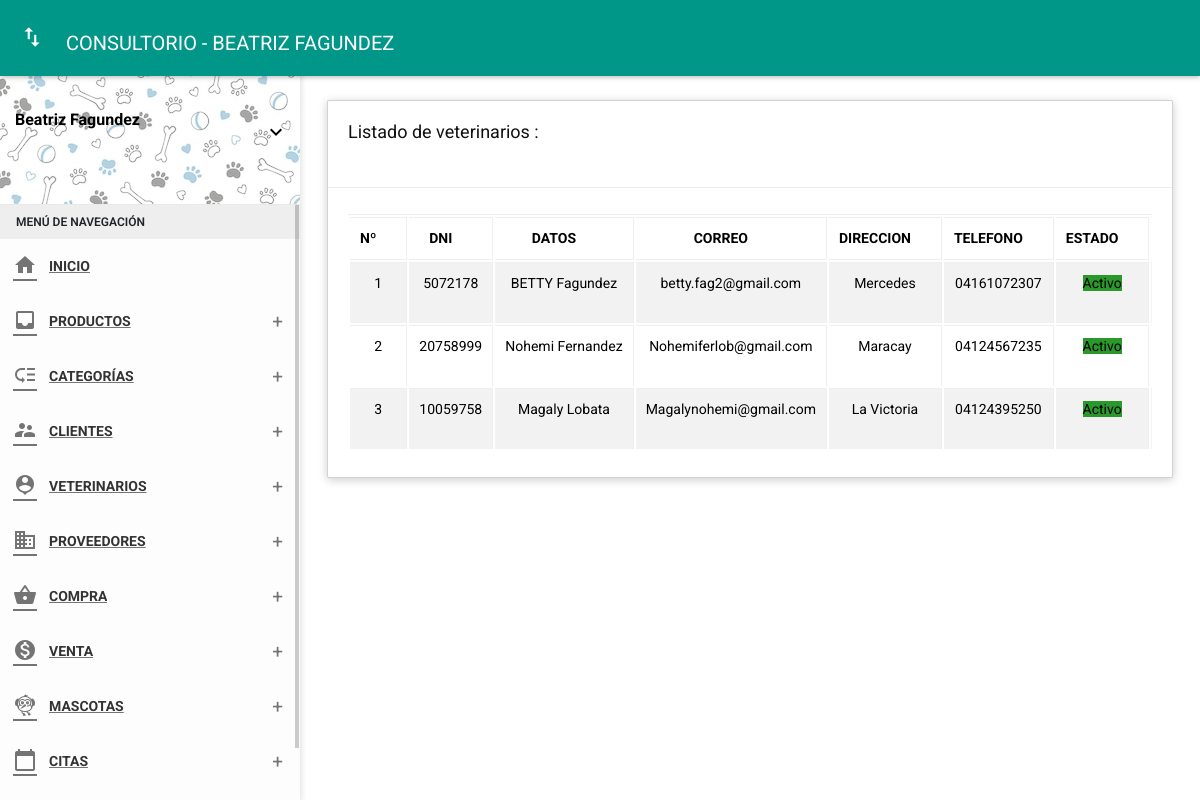
The page /folder/veterinarios.php (signed in) on the database its author committed.
### tables this page shows
CREATE TABLE `veterinarian` (
  `id_vet` int(11) NOT NULL,
  `dnivet` char(8) NOT NULL,
  `nomvet` varchar(35) NOT NULL,
  `apevet` varchar(35) NOT NULL,
  `direcc` varchar(50) NOT NULL,
  `sexo` varchar(15) NOT NULL,
  `correo` varchar(40) NOT NULL,
  `fijo` char(11) NOT NULL,
  `movil` char(11) NOT NULL,
  `contra` varchar(255) NOT NULL,
  `estado` char(1) NOT NULL,
  `fere` date NOT NULL
);

### Controller/veterinariancontrolador.php (called while the page is built, shortened)
<?php
require_once '../Model/modeloveterinarian.php';
class veterinariancontrolador {
  function mostrar() {
    $veterinarian = new Modelo();
    $dato = $veterinarian->mostrar("veterinarian", "1");
    require_once '../View/veterinarios/mostrar.php';
  }
}

### Model/modeloveterinarian.php (called while the page is built, shortened)
<?php
class Modelo{
  private $veterinarian;
  private $db;
  public function __construct(){
      $this->veterinarian=array();
      $this->db=new PDO('mysql:host=localhost;dbname=vetdog',"root","");
  }
  public function mostrar($tabla,$condicion){
      $consulta="SELECT * FROM veterinarian ORDER BY fere DESC";
      $resultado=$this->db->query($consulta);
      while ($tabla=$resultado->fetchAll(PDO::FETCH_ASSOC)) {
          $this->veterinarian[]=$tabla;
      }
      return $this->veterinarian;
    }
}
 ?>

### View/veterinarios/mostrar.php (the view, shortened to what this page needs)
<?php include('./../Includes/Head.php'); ?>
<body class="theme-red">
  <nav class="navbar">
    <div class="container-fluid">
      <div class="navbar-header">
        <a href="javascript:void(0);" class="navbar-toggle collapsed" data-toggle="collapse" data-target="#navbar-collapse" aria-expanded="false"></a>
        <a class="navbar-brand" href="../panel-admin/administrador"> CONSULTORIO - BEATRIZ FAGUNDEZ </a>
      </div>
    </div>
  </nav>
  <?php include '../Includes/Sidebar.php'; ?>
  <section class="content">
    <div class="container-fluid">
      <div class="row clearfix">
        <div class="col-lg-12 col-md-12 col-sm-12 col-xs-12">
          <div class="card">
            <div class="header">
              <h2>Listado de veterinarios :</h2>
              <br>
            </div>
            <div class="body">
              <div class="table-responsive">
                <table class="table table-bordered table-striped table-hover dataTable js-exportable">
                  <thead>
                    <tr>
                      <th class="text-center">Nº</th>
                      <th class="text-center">DNI</th>
                      <th class="text-center">DATOS</th>
                      <th class="text-center">CORREO</th>
                      <th class="text-center">DIRECCION</th>
                      <th class="text-center">TELEFONO</th>
                      <th class="text-center">ESTADO</th>
                    </tr>
                  </thead>
                  <tbody>
                    <?php
                    foreach ($dato as $key => $value) {
                      foreach ($value as $key => $va) { ?>
                        <tr>
                          <td class="text-center"><?= $key + 1; ?></td>
                          <td class="text-center"><?= $va['dnivet']; ?></td>
                          <td class="text-center"><?= $va['nomvet']; ?>&nbsp;<?= $va['apevet']; ?></td>
                          <td class="text-center"><?= $va['correo']; ?></td>
                          <td class="text-center"><?= $va['direcc']; ?></td>
                          <td class="text-center"><?= $va['movil']; ?></td>
                          <td class="text-center"><?php
                              if ($va['estado'] == 1) { ?>
                              <form method="get" action="javascript:activo('<?= $va['id_vet']; ?>')">
                                <span class="label label-success">Activo</span>
                              </form>
                            <?php } else { ?>
                              <form method="get" action="javascript:inactivo('<?= $va['id_vet']; ?>')">
                                <button type="submit" class="btn btn-danger btn-xs">Inactivo</button>
                              </form>
                            <?php } ?>
                          </td>
                        </tr>
                    <?php
                      }
                    }
                    ?>
                  </tbody>
                </table>
              </div>
            </div>
          </div>
        </div>
      </div>
    </div>
  </section>
</body>
</html>

### assets/css/themes/all-themes.css (style rules this page uses)
.theme-red .navbar-brand { color: #fff; }

### rows shown on the page
veterinarian: dnivet "5072178", nomvet "BETTY", apevet "Fagundez", correo "betty.fag2@gmail.com", direcc "Mercedes", movil "04161072307"
veterinarian: dnivet "20758999", nomvet "Nohemi", apevet "Fernandez", correo "Nohemiferlob@gmail.com", direcc "Maracay", movil "04124567235"
veterinarian: dnivet "10059758", nomvet "Magaly", apevet "Lobata", correo "Magalynohemi@gmail.com", direcc "La Victoria", movil "04124395250"

### other values the page prints
$_SESSION['name'] "Beatriz Fagundez"
